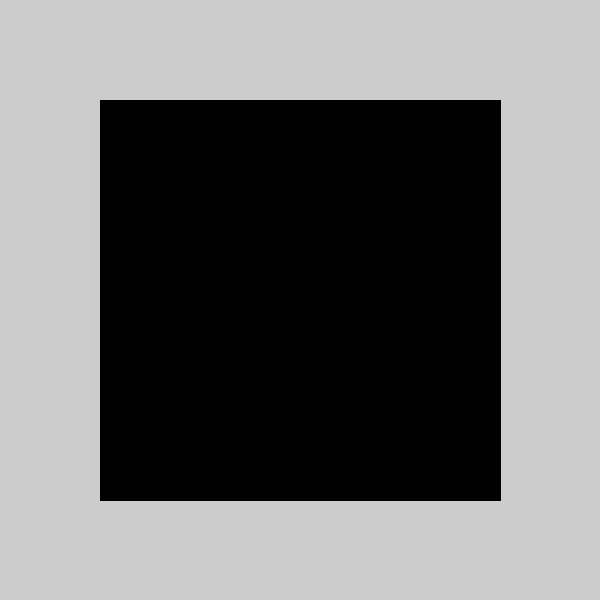
Frame 1 (no input)
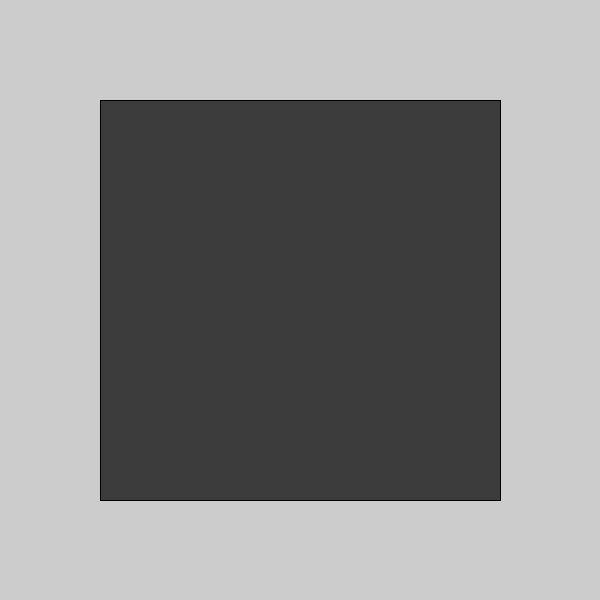
Frame 60 (the mouse pressed at the canvas centre just before this capture)
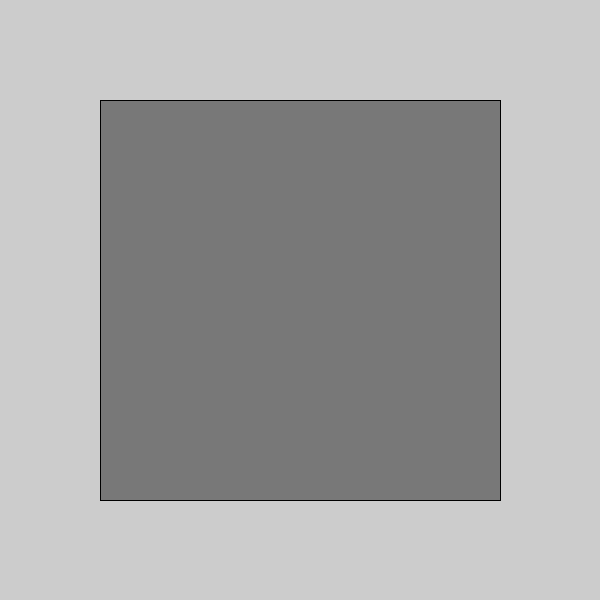
Frame 120 (the mouse held since frame 60 and released just before this capture)

The Processing sketch that drew these frames (run headless with seeded random() and noise(); from frame 60 on, the mouse is pressed at the canvas centre):

// Processing sketch: sketch_4
// ── sketch_4.pde
/*
this sketch uses an incrementation variable to change the
color of a rectangle from black to white.

replace the incrementation approach with a color transition
based on a sin() function for a smoother cycle.

remember that sin() returns a value from -1 to 1.
*/


float incr = 0;
float c = 0;

void setup() {
  size(600, 600);
}

void draw() {
  
  for(float i =0; i<PI; i+=PI/2){
    incr = sin(i);
  }
  
  if (c > 255 || c < 0) {
    incr = -incr;
  }
  c += incr;
  fill(c);

  rect(100, 100, 400, 400);
}
